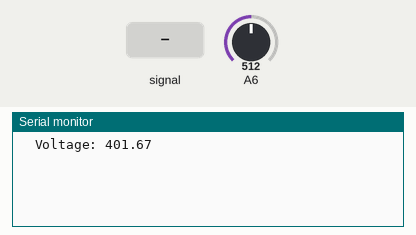
The sketch below on a simulated Arduino Nano, built with avr-gcc and run on an emulated ATmega328P. Parts: the last lines printed to the serial monitor. Inputs (shaded band) come from the test bench; at power-on: A6 = 512.

Above: at 1.2 s.
1.3 s: A6 fed a 200 Hz sine of ±81 counts around its level
At 2.6 s:
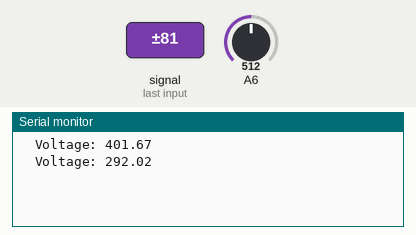
2.8 s: A6 set to 716
At 3.8 s:
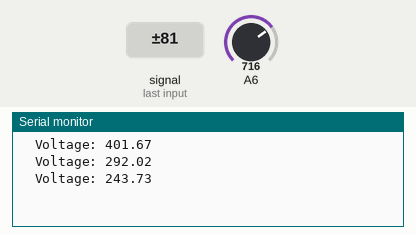
4.3 s: A6 set to 900
At 5.4 s:
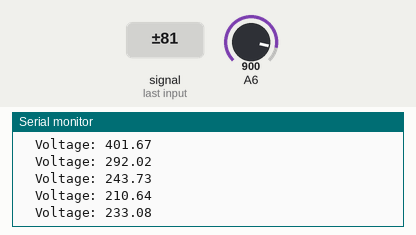
Timing chart, 0 to 7.3 s (numbered marks = the images above; inputs shaded):
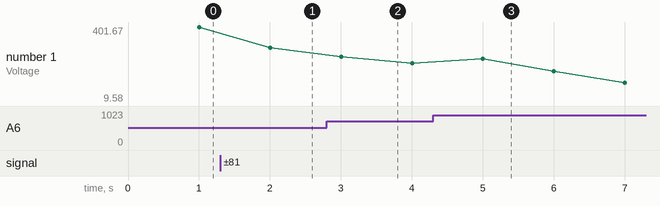

The sketch:

VoltageCallibrationTest.ino
```cpp
/* This code works with ZMPT101B AC voltage sensor module and 128x32 OLED display
 * It permits you to measure any AC voltage up to 250V, BE CAREFUL !!!
 * The functions from Filters library permits you to calculate the True RMS of a signal
 * Refer to www.surtrTech.com or SurtrTech YouTube channel for more details
 */

#include <Filters.h> //Easy library to do the calculations

float testFrequency = 50;                     // test signal frequency (Hz)
float windowLength = 40.0/testFrequency;     // how long to average the signal, for statistist

int Sensor; //Sensor analog input, here it's A0

float intercept = -0.04; // to be adjusted based on calibration testing
float slope = 0.0405; // to be adjusted based on calibration testing
float current_Volts; // Voltage

unsigned long printPeriod = 1000; //Refresh rate
unsigned long previousMillis = 0;


void setup() {
  Serial.begin( 9600 );    // start the serial port
}

void loop() {

  RunningStatistics inputStats;                //Easy life lines, actual calculation of the RMS requires a load of coding

  while( true ) {
    Sensor = analogRead(A6);  // read the analog in value:
    inputStats.input(Sensor);  // log to Stats function

    if((unsigned long)(millis() - previousMillis) >= printPeriod) {
      previousMillis = millis();   // update time every second

      Serial.print( "\n" );

      current_Volts = intercept + slope * inputStats.sigma(); //Calibartions for offset and amplitude
      current_Volts= current_Volts*(40.3231);                //Further calibrations for the amplitude

      Serial.print( "\tVoltage: " );
      Serial.println( current_Volts ); //Calculation and Value display is done the rest is if you're using an OLED display

    }
  }
}


/*void setup() {
  Serial.begin(9600);
}

void loop() {
//  Serial.println(analogRead(A0));  // r
//  Serial.println(analogRead(A3));  // s
  Serial.println(analogRead(A6));  // t
//  delay(100);
} */
```

Measured:
- after the input at 1.3 s, the serial monitor: prints a new line after 0.70 s (image 1)
- after the input at 2.8 s, the serial monitor: prints a new line after 0.20 s (image 2)
- after the input at 4.3 s, the serial monitor: prints a new line after 0.70 s (image 3)
- plotted number 1: 401.67 → 292.02 after the input at 1.3 s, 292.02 → 210.64 after the input at 2.8 s, 210.64 → 9.58 after the input at 4.3 s
